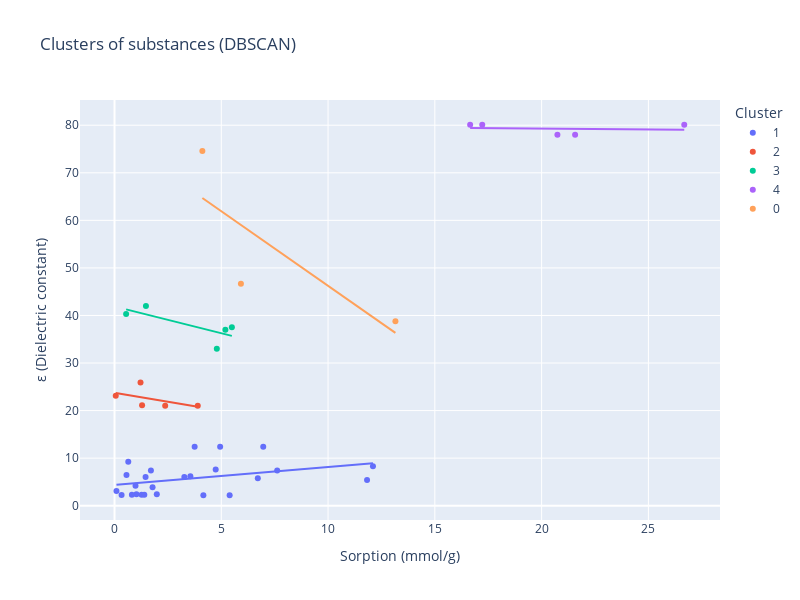

The notebook cell this image was saved under:
### Code cell
plotly_graph(dbscan.labels_, 'DBSCAN')

### Figure 1 — Plotly figure (JSON) as saved in the notebook; plotly's stock layout.template omitted (floating-point values rounded to 4 significant figures)
{"data": [{"hovertemplate": "<b>%{hovertext}</b><br><br>Cluster=1<br>Sorption (mmol/g)=%{x}<br>ε (Dielectric constant)=%{y}<extra></extra>", "hovertext": ["1,4-Dioxane", "Acetic acid", "Thionyl chloride", "Tri-n-butyl phosphate (TBP)", "1,4-Dioxane", "Triethylamine (Et3N)", "Triethylamine (Et3N)", "n-Butylamine", "Phosphorus tribromide", "N,N,N',N'-Tetramethylethylenediamine (TEMED)", "Benzene", "Benzene-d6 (Deuterated benzene)", "Dibutyl phthalate", "Dicyclohexylamine", "Limonene, D (R)", "N-Methylaniline", "Morpholine", "Piperidine", "Pyridazine", "Pyridine", "Pyridine", "Pyridine-d5", "Pyrrolidine", "Tetrahydrofuran (THF)", "Ethyl acetate"], "legendgroup": "1", "marker": {"color": "#636efa", "symbol": "circle"}, "mode": "markers", "name": "1", "orientation": "v", "showlegend": true, "type": "scatter", "x": [5.392, 3.553, 0.6442, 0.09124, 4.161, 1.98, 1.027, 11.83, 1.782, 1.705, 1.271, 1.395, 0.5609, 0.3316, 0.814, 1.455, 7.618, 6.711, 0.9833, 4.947, 6.965, 3.752, 12.1, 4.737, 3.27], "xaxis": "x", "y": [2.2, 6.2, 9.25, 3.09, 2.2, 2.42, 2.42, 5.4, 3.9, 7.4, 2.283, 2.28, 6.44, 2.27, 2.3, 6.06, 7.4, 5.8, 4.22, 12.4, 12.4, 12.4, 8.3, 7.6, 6.02], "yaxis": "y"}, {"hovertemplate": "<b>OLS trendline</b><br>ε (Dielectric constant) = 0.379689 * Sorption (mmol/g) + 4.35331<br>R<sup>2</sup>=0.144647<br><br>Cluster=1<br>Sorption (mmol/g)=%{x}<br>ε (Dielectric constant)=%{y} <b>(trend)</b><extra></extra>", "legendgroup": "1", "marker": {"color": "#636efa", "symbol": "circle"}, "mode": "lines", "name": "1", "showlegend": false, "type": "scatter", "x": [0.09124, 0.3316, 0.5609, 0.6442, 0.814, 0.9833, 1.027, 1.271, 1.395, 1.455, 1.705, 1.782, 1.98, 3.27, 3.553, 3.752, 4.161, 4.737, 4.947, 5.392, 6.711, 6.965, 7.618, 11.83, 12.1], "xaxis": "x", "y": [4.388, 4.479, 4.566, 4.598, 4.662, 4.727, 4.743, 4.836, 4.883, 4.906, 5.001, 5.03, 5.105, 5.595, 5.702, 5.778, 5.933, 6.152, 6.232, 6.4, 6.901, 6.998, 7.246, 8.843, 8.948], "yaxis": "y"}, {"hovertemplate": "<b>%{hovertext}</b><br><br>Cluster=2<br>Sorption (mmol/g)=%{x}<br>ε (Dielectric constant)=%{y}<extra></extra>", "hovertext": ["Acetic anhydride", "Acetylacetone", "Acetonitrile", "Benzonitrile", "Pivalonitrile"], "legendgroup": "2", "marker": {"color": "#EF553B", "symbol": "circle"}, "mode": "markers", "name": "2", "orientation": "v", "showlegend": true, "type": "scatter", "x": [2.373, 0.05807, 3.899, 1.218, 1.291], "xaxis": "x", "y": [21.0, 23.1, 21.01, 25.9, 21.1], "yaxis": "y"}, {"hovertemplate": "<b>OLS trendline</b><br>ε (Dielectric constant) = -0.754874 * Sorption (mmol/g) + 23.7565<br>R<sup>2</sup>=0.260109<br><br>Cluster=2<br>Sorption (mmol/g)=%{x}<br>ε (Dielectric constant)=%{y} <b>(trend)</b><extra></extra>", "legendgroup": "2", "marker": {"color": "#EF553B", "symbol": "circle"}, "mode": "lines", "name": "2", "showlegend": false, "type": "scatter", "x": [0.05807, 1.218, 1.291, 2.373, 3.899], "xaxis": "x", "y": [23.71, 22.84, 22.78, 21.97, 20.81], "yaxis": "y"}, {"hovertemplate": "<b>%{hovertext}</b><br><br>Cluster=3<br>Sorption (mmol/g)=%{x}<br>ε (Dielectric constant)=%{y}<extra></extra>", "hovertext": ["Furfural", "Citraconic anhydride", "Acetonitrile-d3", "Dimethylformamide (DMF)", "N-Methyl-2-pyrrolidone (NMP)"], "legendgroup": "3", "marker": {"color": "#00cc96", "symbol": "circle"}, "mode": "markers", "name": "3", "orientation": "v", "showlegend": true, "type": "scatter", "x": [1.472, 0.5438, 5.495, 5.192, 4.791], "xaxis": "x", "y": [42.0, 40.3, 37.5, 37.0, 33.0], "yaxis": "y"}, {"hovertemplate": "<b>OLS trendline</b><br>ε (Dielectric constant) = -1.12615 * Sorption (mmol/g) + 41.9<br>R<sup>2</sup>=0.569898<br><br>Cluster=3<br>Sorption (mmol/g)=%{x}<br>ε (Dielectric constant)=%{y} <b>(trend)</b><extra></extra>", "legendgroup": "3", "marker": {"color": "#00cc96", "symbol": "circle"}, "mode": "lines", "name": "3", "showlegend": false, "type": "scatter", "x": [0.5438, 1.472, 4.791, 5.192, 5.495], "xaxis": "x", "y": [41.29, 40.24, 36.51, 36.05, 35.71], "yaxis": "y"}, {"hovertemplate": "<b>%{hovertext}</b><br><br>Cluster=4<br>Sorption (mmol/g)=%{x}<br>ε (Dielectric constant)=%{y}<extra></extra>", "hovertext": ["Water", "Water", "Heavy water (D2O)", "Heavy water (D2O)", "Water"], "legendgroup": "4", "marker": {"color": "#ab63fa", "symbol": "circle"}, "mode": "markers", "name": "4", "orientation": "v", "showlegend": true, "type": "scatter", "x": [17.22, 26.68, 20.74, 21.57, 16.65], "xaxis": "x", "y": [80.1, 80.1, 78.0, 78.0, 80.1], "yaxis": "y"}, {"hovertemplate": "<b>OLS trendline</b><br>ε (Dielectric constant) = -0.037649 * Sorption (mmol/g) + 80.0345<br>R<sup>2</sup>=0.017387<br><br>Cluster=4<br>Sorption (mmol/g)=%{x}<br>ε (Dielectric constant)=%{y} <b>(trend)</b><extra></extra>", "legendgroup": "4", "marker": {"color": "#ab63fa", "symbol": "circle"}, "mode": "lines", "name": "4", "showlegend": false, "type": "scatter", "x": [16.65, 17.22, 20.74, 21.57, 26.68], "xaxis": "x", "y": [79.41, 79.39, 79.25, 79.22, 79.03], "yaxis": "y"}, {"hovertemplate": "<b>%{hovertext}</b><br><br>Cluster=0<br>Sorption (mmol/g)=%{x}<br>ε (Dielectric constant)=%{y}<extra></extra>", "hovertext": ["Dimethyl sulfoxide (DMSO)", "Hydrogen peroxide", "Acetonitrile"], "legendgroup": "0", "marker": {"color": "#FFA15A", "symbol": "circle"}, "mode": "markers", "name": "0", "orientation": "v", "showlegend": true, "type": "scatter", "x": [5.919, 4.114, 13.15], "xaxis": "x", "y": [46.68, 74.6, 38.8], "yaxis": "y"}, {"hovertemplate": "<b>OLS trendline</b><br>ε (Dielectric constant) = -3.13882 * Sorption (mmol/g) + 77.619<br>R<sup>2</sup>=0.637210<br><br>Cluster=0<br>Sorption (mmol/g)=%{x}<br>ε (Dielectric constant)=%{y} <b>(trend)</b><extra></extra>", "legendgroup": "0", "marker": {"color": "#FFA15A", "symbol": "circle"}, "mode": "lines", "name": "0", "showlegend": false, "type": "scatter", "x": [4.114, 5.919, 13.15], "xaxis": "x", "y": [64.71, 59.04, 36.33], "yaxis": "y"}], "layout": {"height": 600, "legend": {"title": {"text": "Cluster"}, "tracegroupgap": 0}, "title": {"text": "Clusters of substances (DBSCAN)"}, "width": 800, "xaxis": {"anchor": "y", "domain": [0, 1], "title": {"text": "Sorption (mmol/g)"}}, "yaxis": {"anchor": "x", "domain": [0, 1], "title": {"text": "ε (Dielectric constant)"}}}}
